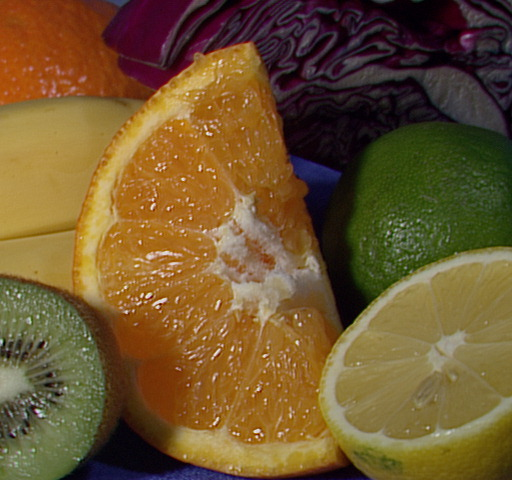
//> input picture img/fruits.jpg, 512 x 480 px
$ ./opencv_backprojection   (built with g++ and OpenCV 4)
//> lines starting //> are read from the running program, lines starting //| are printed output that depends on the picture; after the words box and inside, x2 and y2 are one past the last pixel; in counts of white or black regions, pixels touching at a corner belong together
#include "opencv2/opencv.hpp"

int main()
{
	cv::Mat srcImage = cv::imread("../img/fruits.jpg");
//> srcImage is the input picture: 480 rows x 512 cols, CV_8UC3; mean B, G, R 46.2, 85.6, 110.8
	if (srcImage.empty())
		return -1;

	cv::Mat hsvImage;
	cvtColor(srcImage, hsvImage, cv::COLOR_BGR2HSV);
//> hsvImage: 480 rows x 512 cols, CV_8UC3; mean H, S, V 48.2, 159.9, 113.8

	std::vector<cv::Mat> planes;
	split(hsvImage, planes);
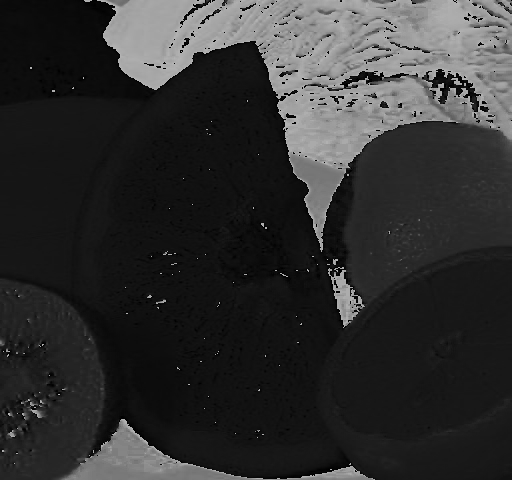
//> planes[0]: 480 rows x 512 cols, CV_8UC1; min 0, max 179, mean 48.2
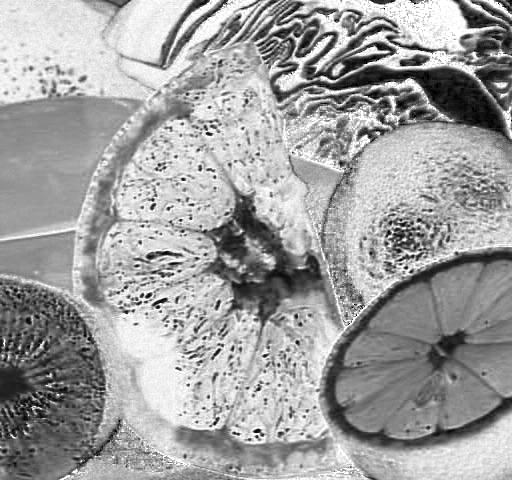
//> planes[1]: 480 rows x 512 cols, CV_8UC1; min 0, max 255, mean 159.9
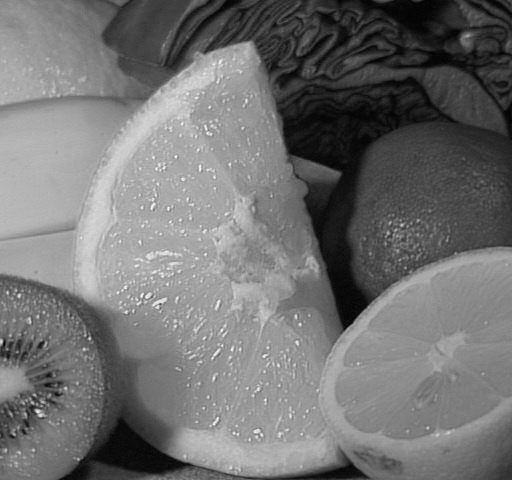
//> planes[2]: 480 rows x 512 cols, CV_8UC1; min 0, max 252, mean 113.8
	cv::Mat hueImage = planes[0];

	cv::Rect roi(100, 100, 100, 100);
	rectangle(srcImage, roi, cv::Scalar(0, 0, 255), 2);
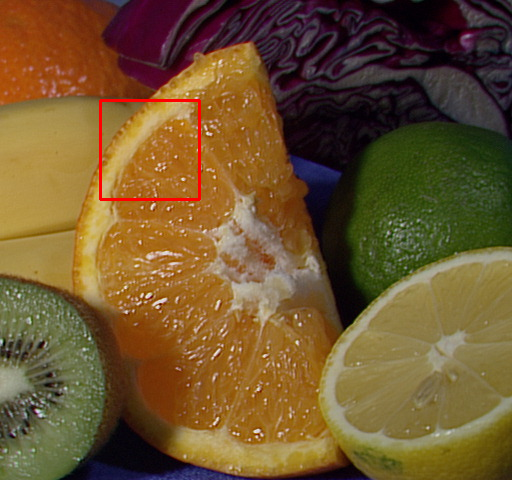
//> srcImage: 480 rows x 512 cols, CV_8UC3; 0.48% of pixels changed, all inside (x1, y1, x2, y2) = (99, 99, 201, 201)
	cv::Mat roiImage = hueImage(roi);
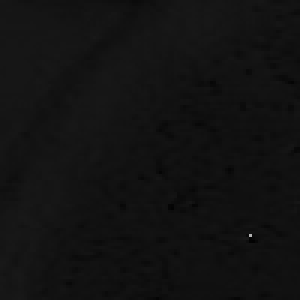
//> roiImage: 100 rows x 100 cols, CV_8UC1 (shown 3 times larger); min 2, max 179, mean 18.2

	int histSize = 256;
	float  hValue[] = { 0, 256 };
	const  float* ranges[] = { hValue };
	int channels = 0;
	int dims = 1;

	cv::Mat hist;
	calcHist(&roiImage, 1, &channels, cv::Mat(), hist, dims, &histSize, ranges);
//> hist = 256 values, max 1826 at index 17, min 0 at index 0, mean 39.06
	cv::Mat backProject;
	calcBackProject(&hueImage, 1, &channels, hist, backProject, ranges);
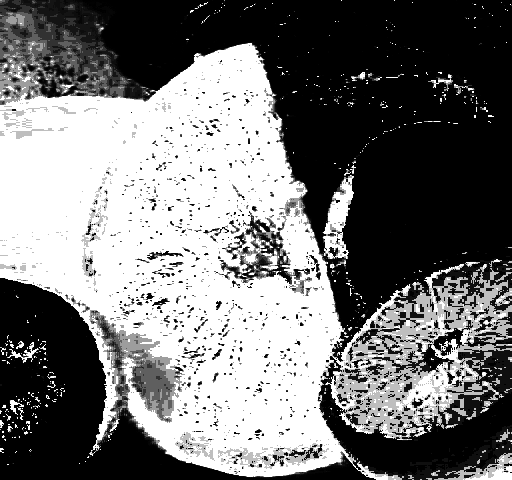
//> backProject: 480 rows x 512 cols, CV_8UC1; min 0, max 255, mean 117.3


	cv::Mat backProject2;
	normalize(backProject, backProject2, 0, 255, cv::NORM_MINMAX, CV_8U);

	imshow("backProject2", backProject2);
	imshow("srcImage", srcImage);
	cv::waitKey();
	return 0;
}

$ run again, with img/dessert_load.jpg copied over img/fruits.jpg
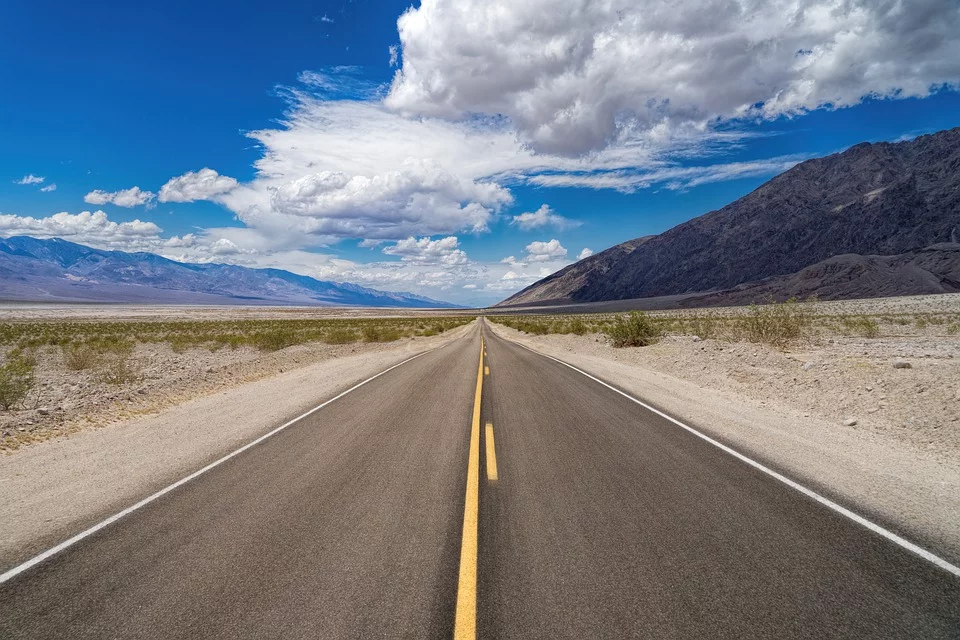
//> input picture img/dessert_load.jpg, 960 x 640 px
//> srcImage is the input picture: 640 rows x 960 cols, CV_8UC3; mean B, G, R 136, 126, 118.5
//> hsvImage: 640 rows x 960 cols, CV_8UC3; mean H, S, V 60, 81.8, 151.6
//> srcImage: 640 rows x 960 cols, CV_8UC3; 0.19% of pixels changed, all inside (x1, y1, x2, y2) = (99, 99, 201, 201)
//> `cv::Mat roiImage = hueImage(roi);`:
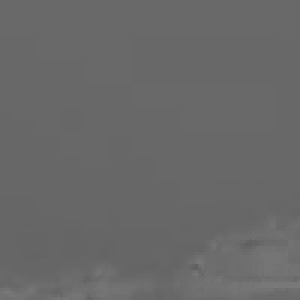
//> roiImage: 100 rows x 100 cols, CV_8UC1 (shown 3 times larger); min 96, max 122, mean 104.6
//> hist = 256 values, max 3418 at index 104, min 0 at index 0, mean 39.06
//> `calcBackProject(&hueImage, 1, &channels, hist, backProject, ranges);`:
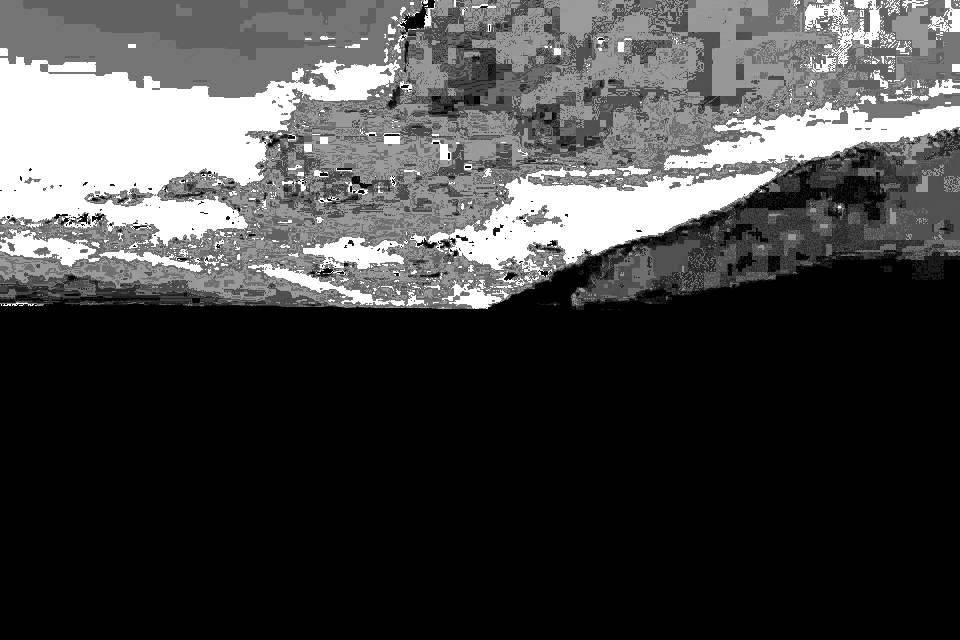
//> backProject: 640 rows x 960 cols, CV_8UC1; min 0, max 255, mean 67.5

$ run again, with img/line.jpg copied over img/fruits.jpg
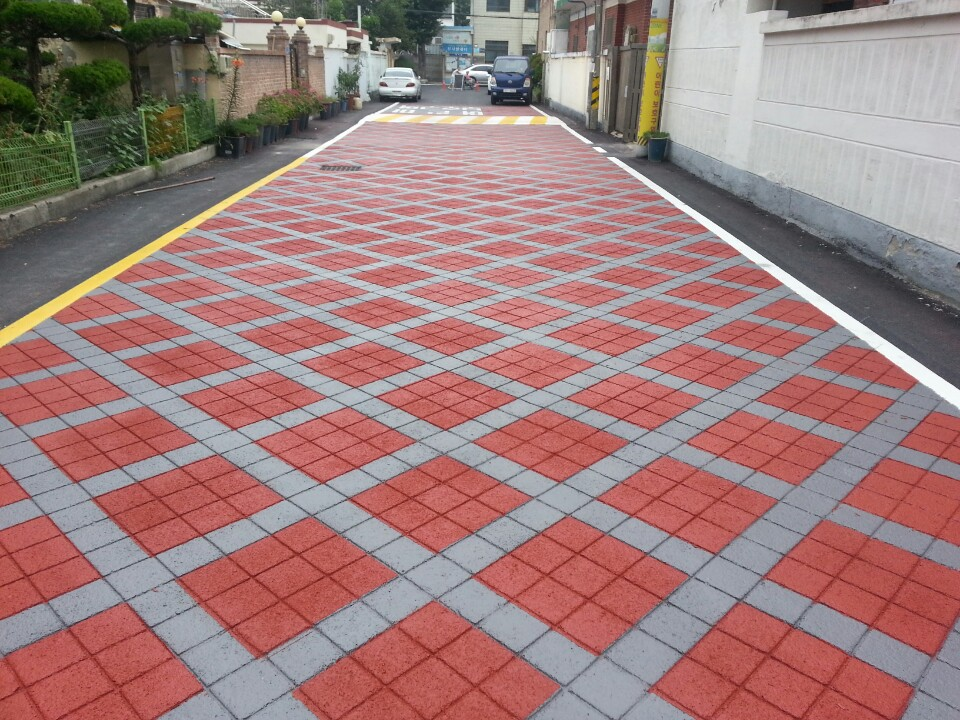
//> input picture img/line.jpg, 960 x 720 px
//> srcImage is the input picture: 720 rows x 960 cols, CV_8UC3; mean B, G, R 124.1, 125.4, 158.6
//> hsvImage: 720 rows x 960 cols, CV_8UC3; mean H, S, V 69.5, 68.8, 163.4
//> srcImage: 720 rows x 960 cols, CV_8UC3; 0.17% of pixels changed, all inside (x1, y1, x2, y2) = (99, 99, 201, 201)
//> `cv::Mat roiImage = hueImage(roi);`:
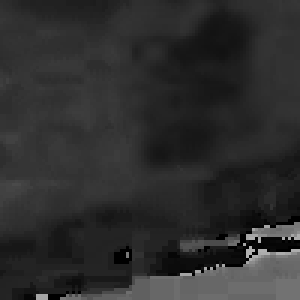
//> roiImage: 100 rows x 100 cols, CV_8UC1 (shown 3 times larger); min 0, max 177, mean 45.4
//> hist = 256 values, max 572 at index 35, min 0 at index 1, mean 39.06
//> `calcBackProject(&hueImage, 1, &channels, hist, backProject, ranges);`:
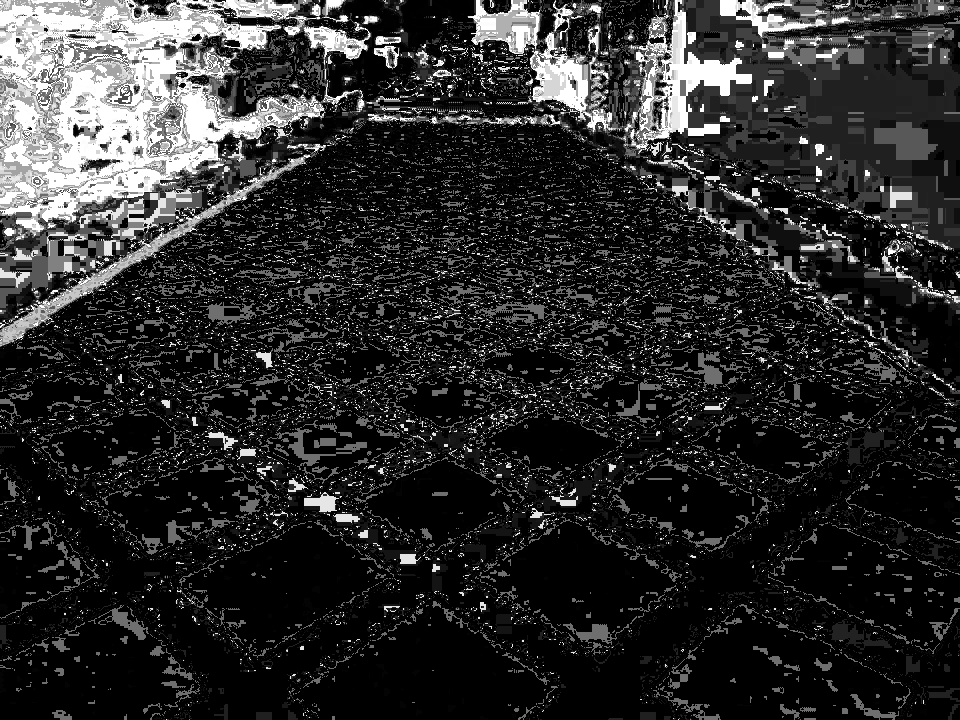
//> backProject: 720 rows x 960 cols, CV_8UC1; min 0, max 255, mean 43.8
